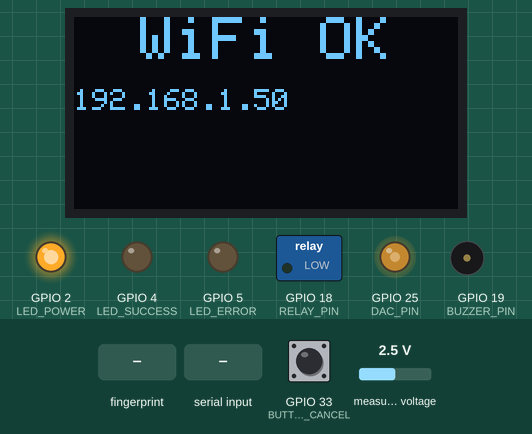
Recording of a sketch running on a simulated ESP32. On the bench: 128×64 one-colour display, switched loads named in the sketch (green lamp = pin HIGH), output pins drawn as LEDs (lit = HIGH), buzzer (waves = sounding, pin HIGH). The inputs (shaded band) are chosen by the test bench; at power-on: GPIO 33 (BUTTON_CANCEL) HIGH, measured voltage 2.5 V. WiFi joins after 1.5 s; servers stay silent unless stated; uploads are accepted with an empty reply; what the sketch prints to the serial monitor is not drawn.

Above: at 1.7 s.
At 4.2 s:
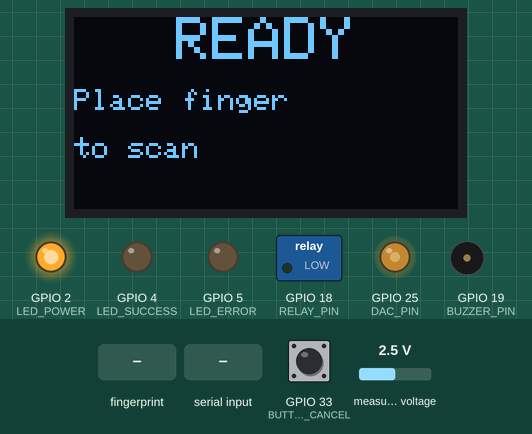
4.3 s: finger stored as number 1 placed on the sensor
At 5.7 s:
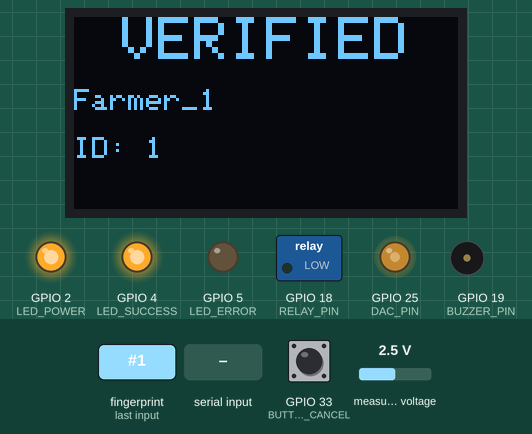
7.3 s: "5\n" received over Serial
At 8.2 s:
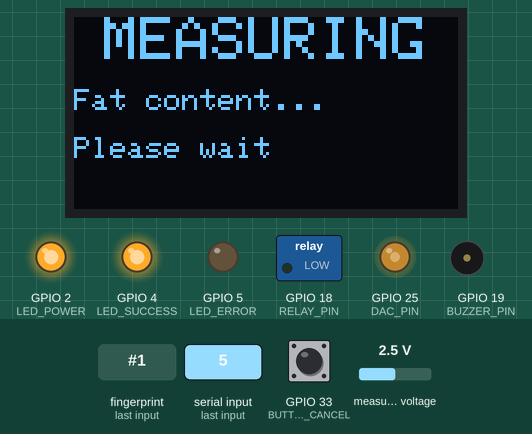
Timing chart, 0 to 14.3 s (numbered marks = the images above; inputs shaded):
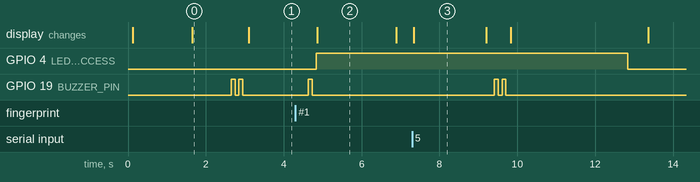

Measured:
- after the input at 4.3 s, GPIO 4 (LED_SUCCESS): LOW → HIGH after 0.54 s; GPIO 19 (BUZZER_PIN): LOW → HIGH after 0.34 s, → LOW 0.10 s later; the display: changes after 0.56 s (image 2)
- after the input at 7.3 s, GPIO 4 (LED_SUCCESS): HIGH → LOW after 5.5 s; GPIO 19 (BUZZER_PIN): alternates HIGH for 0.10 s and LOW for 0.10 s, 4 changes in all, then stays LOW, starting after 2.1 s; the display: changes at once (image 3)
- what the display in image 0 shows lasts 1.4 s, from 1.7 s to 3.1 s
- what the display in image 2 shows lasts 2.0 s, from 4.9 s to 6.9 s
- what the display in image 3 shows lasts 1.9 s, from 7.3 s to 9.2 s

The sketch:

esp32_firmware.ino
```cpp
/*
 * ============================================================================
 * MILK TRACEABILITY IOT DEVICE - ESP32 FIRMWARE
 * ============================================================================
 *
 * Features:
 * - Fingerprint authentication (R307/AS608)
 * - Fat percentage measurement via 4-rod conductivity sensor
 * - WiFi connectivity to cloud dashboard
 * - OLED display for user feedback
 * - Buzzer and LED indicators
 * - Manual quantity input via Serial
 *
 * Hardware:
 * - ESP32 DevKit V1
 * - ADS1115 16-bit ADC
 * - R307 Fingerprint Sensor
 * - 0.96" OLED Display (I2C)
 * - LM358 Op-Amp for AC signal generation
 * - 4x 316L SS Rods for conductivity sensing
 *
 * Author: Your Name
 * Date: November 2025
 * Version: 1.0
 * ============================================================================
 */

#include <WiFi.h>
#include <HTTPClient.h>
#include <ArduinoJson.h>
#include <Wire.h>
#include <Adafruit_ADS1X15.h>
#include <Adafruit_Fingerprint.h>
#include <Adafruit_GFX.h>
#include <Adafruit_SSD1306.h>

// ============================================================================
// CONFIGURATION
// ============================================================================

// WiFi Credentials
const char* WIFI_SSID = "YOUR_WIFI_SSID";
const char* WIFI_PASSWORD = "YOUR_WIFI_PASSWORD";

// Server Configuration
const char* SERVER_URL = "https://yourdomain.github.io/api";  // Update with your backend
const char* DEVICE_ID = "DEV001";  // Unique device identifier

// Pin Definitions
#define FINGERPRINT_RX 16  // GPIO16 (RX2)
#define FINGERPRINT_TX 17  // GPIO17 (TX2)
#define LED_POWER 2        // GPIO2 - Blue LED
#define LED_SUCCESS 4      // GPIO4 - Green LED
#define LED_ERROR 5        // GPIO5 - Red LED
#define BUZZER_PIN 19      // GPIO19
#define RELAY_PIN 18       // GPIO18 (optional milk valve)
#define BUTTON_ENTER 32    // GPIO32
#define BUTTON_CANCEL 33   // GPIO33
#define DAC_PIN 25         // GPIO25 (DAC1 for AC signal generation)

// I2C Pins (Default for ESP32)
#define I2C_SDA 21
#define I2C_SCL 22

// OLED Display Settings
#define SCREEN_WIDTH 128
#define SCREEN_HEIGHT 64
#define OLED_RESET -1
#define SCREEN_ADDRESS 0x3C

// Fat Measurement Settings
#define CONDUCTIVITY_SAMPLES 100
#define AC_SIGNAL_FREQUENCY 1000  // 1kHz

// Calibration values (adjust based on testing)
const float FAT_MIN_VOLTAGE = 0.5;   // Voltage at 0% fat
const float FAT_MAX_VOLTAGE = 2.5;   // Voltage at 10% fat
const float FAT_MIN_PERCENT = 0.0;
const float FAT_MAX_PERCENT = 10.0;

// ============================================================================
// GLOBAL OBJECTS
// ============================================================================

Adafruit_ADS1115 ads;  // 16-bit ADC
HardwareSerial fingerprintSerial(2);  // UART2
Adafruit_Fingerprint finger = Adafruit_Fingerprint(&fingerprintSerial);
Adafruit_SSD1306 display(SCREEN_WIDTH, SCREEN_HEIGHT, &Wire, OLED_RESET);

// ============================================================================
// GLOBAL VARIABLES
// ============================================================================

bool wifiConnected = false;
int currentFarmerId = -1;
String currentFarmerName = "";
float currentMilkQuantity = 0.0;
float currentFatPercentage = 0.0;

// DAC signal generation
hw_timer_t *timer = NULL;
volatile uint32_t dacValue = 0;

// ============================================================================
// DAC TIMER INTERRUPT (Generates 1kHz sine wave)
// ============================================================================

void IRAM_ATTR onTimer() {
    // Generate sine wave using lookup table
    static const uint8_t sineWave[32] = {
        128, 152, 176, 198, 217, 233, 245, 252,
        255, 252, 245, 233, 217, 198, 176, 152,
        128, 103, 79, 57, 38, 22, 10, 3,
        0, 3, 10, 22, 38, 57, 79, 103
    };
    static uint8_t index = 0;

    dacWrite(DAC_PIN, sineWave[index]);
    index = (index + 1) % 32;
}

// ============================================================================
// SETUP
// ============================================================================

void setup() {
    Serial.begin(115200);
    Serial.println("\n\n=================================");
    Serial.println("MILK TRACEABILITY SYSTEM v1.0");
    Serial.println("=================================\n");

    // Initialize pins
    pinMode(LED_POWER, OUTPUT);
    pinMode(LED_SUCCESS, OUTPUT);
    pinMode(LED_ERROR, OUTPUT);
    pinMode(BUZZER_PIN, OUTPUT);
    pinMode(RELAY_PIN, OUTPUT);
    pinMode(BUTTON_ENTER, INPUT_PULLUP);
    pinMode(BUTTON_CANCEL, INPUT_PULLUP);

    // Initial LED state
    digitalWrite(LED_POWER, HIGH);  // Power indicator ON
    digitalWrite(LED_SUCCESS, LOW);
    digitalWrite(LED_ERROR, LOW);
    digitalWrite(RELAY_PIN, LOW);

    // Initialize I2C
    Wire.begin(I2C_SDA, I2C_SCL);

    // Initialize OLED Display
    if (!display.begin(SSD1306_SWITCHCAPVCC, SCREEN_ADDRESS)) {
        Serial.println("ERROR: OLED display not found!");
        blinkError();
    } else {
        Serial.println("✓ OLED Display initialized");
        display.clearDisplay();
        displayMessage("Milk Track", "System Starting...", "");
        display.display();
    }

    // Initialize ADS1115 ADC
    if (!ads.begin()) {
        Serial.println("ERROR: ADS1115 ADC not found!");
        displayMessage("ERROR", "ADC not found", "Check wiring");
        blinkError();
    } else {
        Serial.println("✓ ADS1115 ADC initialized");
        ads.setGain(GAIN_TWOTHIRDS);  // +/- 6.144V range
    }

    // Initialize Fingerprint Sensor
    fingerprintSerial.begin(57600, SERIAL_8N1, FINGERPRINT_RX, FINGERPRINT_TX);
    if (finger.verifyPassword()) {
        Serial.println("✓ Fingerprint sensor initialized");
        Serial.printf("  Sensor capacity: %d fingerprints\n", finger.capacity);
        Serial.printf("  Templates stored: %d\n", finger.templateCount);
    } else {
        Serial.println("ERROR: Fingerprint sensor not found!");
        displayMessage("ERROR", "Fingerprint", "sensor error");
        blinkError();
    }

    // Initialize DAC for AC signal generation
    setupACSignalGenerator();
    Serial.println("✓ AC signal generator started");

    // Connect to WiFi
    connectWiFi();

    // Ready!
    beep(2);
    displayMessage("READY", "Place finger", "to start");
    Serial.println("\n=================================");
    Serial.println("System Ready!");
    Serial.println("=================================\n");
}

// ============================================================================
// MAIN LOOP
// ============================================================================

void loop() {
    // Check WiFi connection
    if (WiFi.status() != WL_CONNECTED) {
        wifiConnected = false;
        connectWiFi();
    }

    // Main workflow
    displayMessage("READY", "Place finger", "to scan");

    // Wait for fingerprint
    int fingerprintId = getFingerprintID();

    if (fingerprintId >= 0) {
        // Fingerprint verified!
        beep(1);
        digitalWrite(LED_SUCCESS, HIGH);

        Serial.printf("\n✓ Fingerprint verified! ID: %d\n", fingerprintId);
        currentFarmerId = fingerprintId;

        // Get farmer info from server (or local database)
        currentFarmerName = getFarmerName(fingerprintId);

        displayMessage("VERIFIED", currentFarmerName, "ID: " + String(fingerprintId));
        delay(2000);

        // Input quantity via Serial
        currentMilkQuantity = getQuantityInput();

        if (currentMilkQuantity > 0) {
            // Measure fat percentage
            displayMessage("MEASURING", "Fat content...", "Please wait");
            currentFatPercentage = measureFatPercentage();

            Serial.printf("\n✓ Fat Percentage: %.1f%%\n", currentFatPercentage);

            displayMessage("COMPLETE",
                          String(currentMilkQuantity, 1) + "L @ " + String(currentFatPercentage, 1) + "%",
                          "Uploading...");

            // Upload to server
            bool uploaded = uploadData();

            if (uploaded) {
                beep(2);
                digitalWrite(LED_SUCCESS, HIGH);
                displayMessage("SUCCESS", "Data uploaded", "Thank you!");
                delay(3000);
            } else {
                beep(3);
                digitalWrite(LED_ERROR, HIGH);
                displayMessage("ERROR", "Upload failed", "Saved locally");
                delay(3000);
                // TODO: Save to SD card or SPIFFS for later upload
            }
        }

        digitalWrite(LED_SUCCESS, LOW);
        digitalWrite(LED_ERROR, LOW);

    } else if (fingerprintId == -2) {
        // Fingerprint not found
        beep(3);
        digitalWrite(LED_ERROR, HIGH);
        displayMessage("ERROR", "Fingerprint", "not registered");
        Serial.println("✗ Fingerprint not found in database!");
        delay(2000);
        digitalWrite(LED_ERROR, LOW);
    }

    delay(500);
}

// ============================================================================
// AC SIGNAL GENERATION
// ============================================================================

void setupACSignalGenerator() {
    // Setup timer for 32kHz interrupt (1kHz sine with 32 samples)
    timer = timerBegin(0, 80, true);  // Timer 0, prescaler 80 (1MHz)
    timerAttachInterrupt(timer, &onTimer, true);
    timerAlarmWrite(timer, 31, true);  // 1MHz / 31 ≈ 32kHz
    timerAlarmEnable(timer);
}

// ============================================================================
// FINGERPRINT FUNCTIONS
// ============================================================================

int getFingerprintID() {
    uint8_t p = finger.getImage();

    if (p != FINGERPRINT_OK) return -1;

    p = finger.image2Tz();
    if (p != FINGERPRINT_OK) return -1;

    p = finger.fingerSearch();

    if (p == FINGERPRINT_OK) {
        Serial.printf("Found ID #%d with confidence %d\n",
                     finger.fingerID, finger.confidence);
        return finger.fingerID;
    } else if (p == FINGERPRINT_NOTFOUND) {
        return -2;  // Not found
    } else {
        return -1;  // Error
    }
}

String getFarmerName(int farmerId) {
    // In production, query from server or local database
    // For demo, return placeholder
    return "Farmer_" + String(farmerId);
}

// ============================================================================
// FAT PERCENTAGE MEASUREMENT
// ============================================================================

float measureFatPercentage() {
    float totalVoltage = 0;

    // Take multiple samples and average
    for (int i = 0; i < CONDUCTIVITY_SAMPLES; i++) {
        int16_t adc0 = ads.readADC_SingleEnded(0);
        float voltage = ads.computeVolts(adc0);
        totalVoltage += voltage;
        delay(10);
    }

    float avgVoltage = totalVoltage / CONDUCTIVITY_SAMPLES;

    // Convert voltage to fat percentage (linear interpolation)
    // This is a simplified model - you'll need to calibrate with real milk samples
    float fatPercentage = map_float(avgVoltage,
                                    FAT_MIN_VOLTAGE, FAT_MAX_VOLTAGE,
                                    FAT_MIN_PERCENT, FAT_MAX_PERCENT);

    // Clamp between 0 and 15%
    fatPercentage = constrain(fatPercentage, 0.0, 15.0);

    Serial.printf("ADC Voltage: %.3fV -> Fat: %.1f%%\n", avgVoltage, fatPercentage);

    return fatPercentage;
}

float map_float(float x, float in_min, float in_max, float out_min, float out_max) {
    return (x - in_min) * (out_max - out_min) / (in_max - in_min) + out_min;
}

// ============================================================================
// QUANTITY INPUT
// ============================================================================

float getQuantityInput() {
    displayMessage("QUANTITY", "Enter in", "Serial Monitor");

    Serial.println("\n=================================");
    Serial.println("Enter milk quantity (in Liters):");
    Serial.println("Example: 15.5");
    Serial.println("=================================");

    // Wait for serial input (with timeout)
    unsigned long startTime = millis();
    String input = "";

    while (millis() - startTime < 60000) {  // 60 second timeout
        if (Serial.available()) {
            char c = Serial.read();
            if (c == '\n' || c == '\r') {
                if (input.length() > 0) {
                    float quantity = input.toFloat();
                    if (quantity > 0 && quantity <= 200) {  // Reasonable range
                        Serial.printf("✓ Quantity entered: %.1f L\n", quantity);
                        return quantity;
                    } else {
                        Serial.println("✗ Invalid quantity! Enter 0.1 to 200 L");
                        input = "";
                    }
                }
            } else if (c >= '0' && c <= '9' || c == '.') {
                input += c;
                Serial.print(c);
            }
        }

        // Check cancel button
        if (digitalRead(BUTTON_CANCEL) == LOW) {
            Serial.println("\n✗ Cancelled by user");
            return 0;
        }

        delay(10);
    }

    Serial.println("\n✗ Input timeout!");
    return 0;
}

// ============================================================================
// WiFi FUNCTIONS
// ============================================================================

void connectWiFi() {
    if (wifiConnected) return;

    Serial.printf("Connecting to WiFi: %s\n", WIFI_SSID);
    displayMessage("WiFi", "Connecting...", WIFI_SSID);

    WiFi.begin(WIFI_SSID, WIFI_PASSWORD);

    int attempts = 0;
    while (WiFi.status() != WL_CONNECTED && attempts < 20) {
        delay(500);
        Serial.print(".");
        attempts++;
    }

    if (WiFi.status() == WL_CONNECTED) {
        wifiConnected = true;
        Serial.println("\n✓ WiFi connected!");
        Serial.printf("  IP: %s\n", WiFi.localIP().toString().c_str());
        Serial.printf("  Signal: %d dBm\n", WiFi.RSSI());
        displayMessage("WiFi OK", WiFi.localIP().toString(), "");
        delay(1000);
    } else {
        Serial.println("\n✗ WiFi connection failed!");
        displayMessage("WiFi ERROR", "Check settings", "");
        delay(2000);
    }
}

// ============================================================================
// DATA UPLOAD
// ============================================================================

bool uploadData() {
    if (!wifiConnected) {
        Serial.println("✗ Cannot upload: No WiFi");
        return false;
    }

    HTTPClient http;

    // Create JSON payload
    StaticJsonDocument<512> doc;
    doc["deviceId"] = DEVICE_ID;
    doc["farmerId"] = "FP" + String(currentFarmerId, DEC);
    doc["farmerName"] = currentFarmerName;
    doc["quantity"] = currentMilkQuantity;
    doc["fatContent"] = currentFatPercentage;
    doc["timestamp"] = getTimestamp();
    doc["status"] = "Verified";

    String jsonPayload;
    serializeJson(doc, jsonPayload);

    Serial.println("\nUploading data:");
    Serial.println(jsonPayload);

    // In production, send to your actual server
    // For GitHub Pages (static), you'd need a backend service like:
    // - Firebase
    // - AWS Lambda
    // - Google Cloud Functions
    // - Your own server

    // Example HTTP POST (update with your endpoint)
    http.begin(SERVER_URL);
    http.addHeader("Content-Type", "application/json");

    int httpResponseCode = http.POST(jsonPayload);

    if (httpResponseCode > 0) {
        String response = http.getString();
        Serial.printf("✓ Upload successful! Code: %d\n", httpResponseCode);
        Serial.println("Response: " + response);
        http.end();
        return true;
    } else {
        Serial.printf("✗ Upload failed! Error: %s\n", http.errorToString(httpResponseCode).c_str());
        http.end();
        return false;
    }
}

String getTimestamp() {
    // In production, sync with NTP server
    // For now, return epoch time
    return String(millis());
}

// ============================================================================
// DISPLAY FUNCTIONS
// ============================================================================

void displayMessage(String line1, String line2, String line3) {
    display.clearDisplay();
    display.setTextSize(1);
    display.setTextColor(SSD1306_WHITE);

    // Line 1 (large, centered)
    display.setTextSize(2);
    int16_t x1 = (SCREEN_WIDTH - (line1.length() * 12)) / 2;
    display.setCursor(x1 > 0 ? x1 : 0, 0);
    display.println(line1);

    // Line 2
    display.setTextSize(1);
    display.setCursor(0, 24);
    display.println(line2);

    // Line 3
    display.setCursor(0, 40);
    display.println(line3);

    display.display();
}

// ============================================================================
// AUDIO/VISUAL FEEDBACK
// ============================================================================

void beep(int count) {
    for (int i = 0; i < count; i++) {
        digitalWrite(BUZZER_PIN, HIGH);
        delay(100);
        digitalWrite(BUZZER_PIN, LOW);
        delay(100);
    }
}

void blinkError() {
    for (int i = 0; i < 5; i++) {
        digitalWrite(LED_ERROR, HIGH);
        delay(200);
        digitalWrite(LED_ERROR, LOW);
        delay(200);
    }
}

// ============================================================================
// END OF FIRMWARE
// ============================================================================
```
